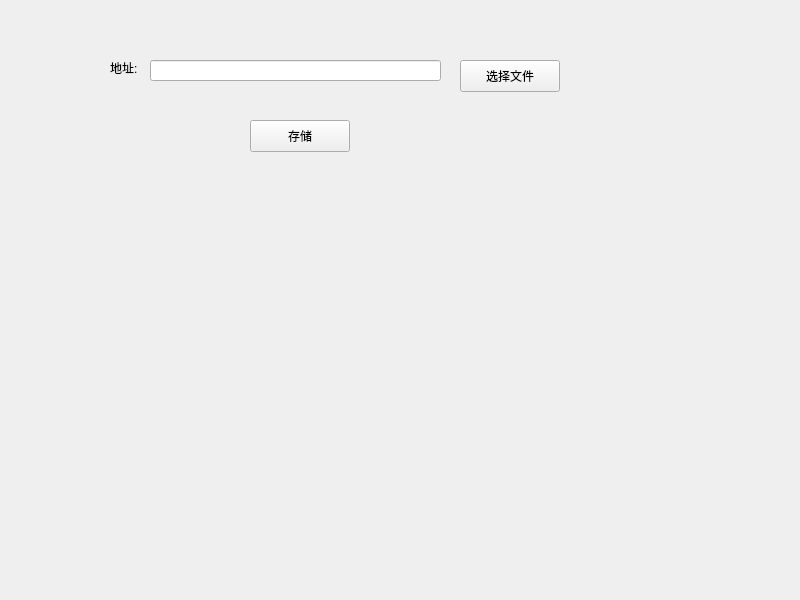
<?xml version="1.0" encoding="UTF-8"?>
<ui version="4.0">
 <class>Widget</class>
 <widget class="QWidget" name="Widget">
  <property name="geometry">
   <rect>
    <x>0</x>
    <y>0</y>
    <width>800</width>
    <height>600</height>
   </rect>
  </property>
  <property name="windowTitle">
   <string>Widget</string>
  </property>
  <widget class="QLabel" name="label">
   <property name="geometry">
    <rect>
     <x>110</x>
     <y>60</y>
     <width>58</width>
     <height>16</height>
    </rect>
   </property>
   <property name="text">
    <string>地址:</string>
   </property>
  </widget>
  <widget class="QLineEdit" name="lineEdit">
   <property name="geometry">
    <rect>
     <x>150</x>
     <y>60</y>
     <width>291</width>
     <height>21</height>
    </rect>
   </property>
  </widget>
  <widget class="QPushButton" name="pushButtonSelect">
   <property name="geometry">
    <rect>
     <x>460</x>
     <y>60</y>
     <width>100</width>
     <height>32</height>
    </rect>
   </property>
   <property name="text">
    <string>选择文件</string>
   </property>
  </widget>
  <widget class="QPushButton" name="pushButtonStore">
   <property name="geometry">
    <rect>
     <x>250</x>
     <y>120</y>
     <width>100</width>
     <height>32</height>
    </rect>
   </property>
   <property name="text">
    <string>存储</string>
   </property>
  </widget>
 </widget>
 <resources/>
 <connections/>
</ui>
